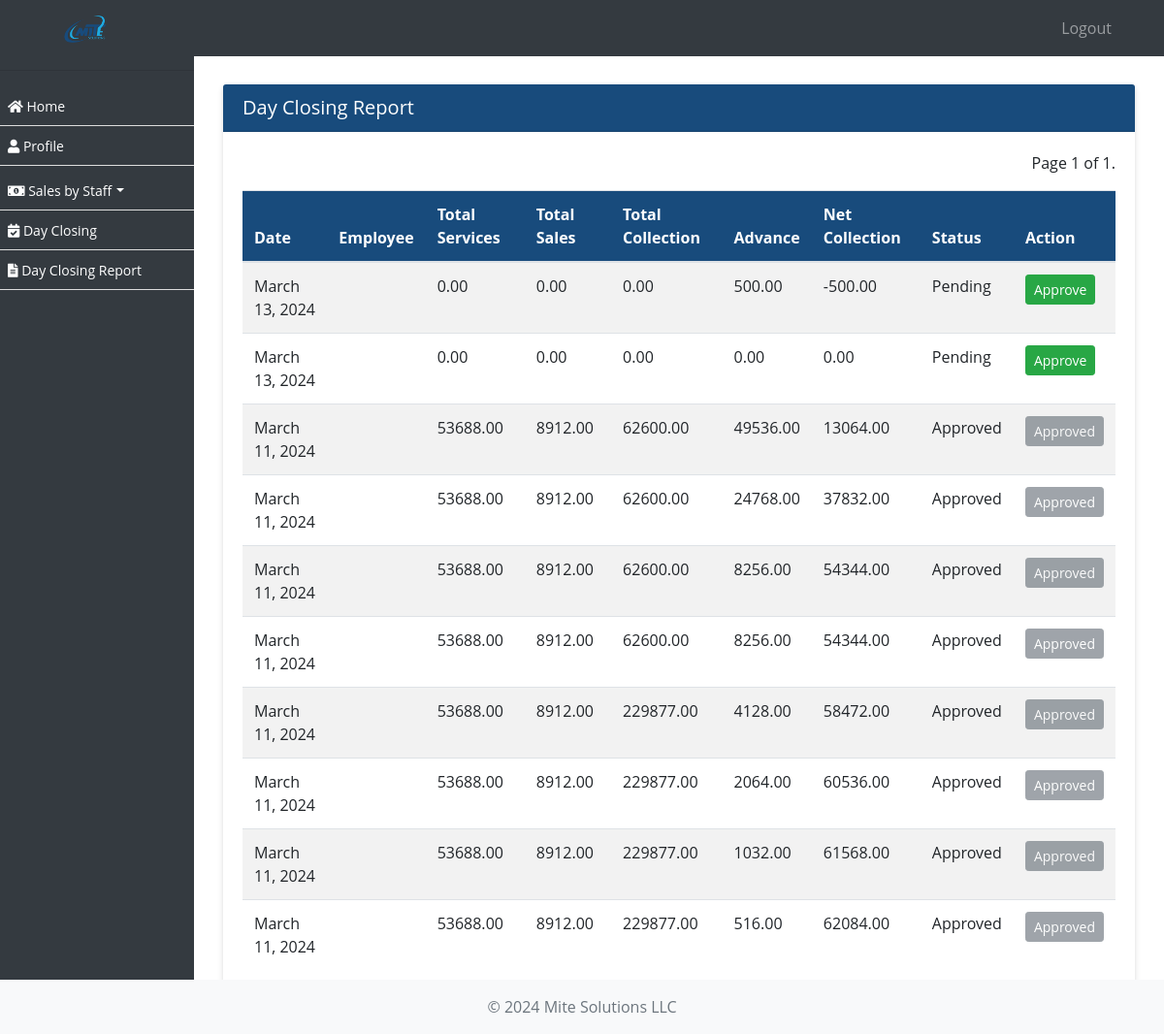
The page /sale/day-closing-report/ on the database its author committed.
### ezshopapp/models.py (models this page shows, shortened)
class DayClosing(models.Model):
    date = models.DateField()
    employee = models.ForeignKey(Employee, on_delete=models.CASCADE, blank=True, null=True)
    total_services = models.DecimalField(max_digits=8, decimal_places=2)
    total_sales = models.DecimalField(max_digits=8, decimal_places=2)
    total_collection = models.DecimalField(max_digits=8, decimal_places=2)
    advance = models.DecimalField(max_digits=8, decimal_places=2, blank=True, null=True)
    net_collection = models.DecimalField(max_digits=8, decimal_places=2)
    status = models.CharField(max_length=10, choices=STATUS_CHOICES, default='pending')
    created_on = models.DateTimeField(auto_now_add=True, null=True)

### ezshopapp/views.py (the view)
# urls.py: path('sale/day-closing-report/', day_closing_report, name='day_closing_report'),
def day_closing_report(request):
    logged_in_employee_id = request.session.get('employee_id')  # If using session
    day_closings_list = DayClosing.objects.filter(employee__id=logged_in_employee_id).order_by('-created_on')
    paginator = Paginator(day_closings_list, 10)
    page = request.GET.get('page')
    try:
        day_closings = paginator.page(page)
    except PageNotAnInteger:
        day_closings = paginator.page(1)
    except EmptyPage:
        day_closings = paginator.page(paginator.num_pages)
    return render(request, 'day_closing_report.html', {'day_closings': day_closings})

### ezshopapp/templates/day_closing_report.html (shortened to what this page needs)
{% extends 'emp_base.html' %}
{% block content %}
<div class="container-fluid">
    <div class="card mt-3">
        <div class="card-header">
            <h5 class="mb-0">Day Closing Report</h5>
        </div>
        <div class="card-body">
            <div class="pagination mb-3" style="float:right;">
                <span class="step-links">
                    <span class="current">
                        Page {{ day_closings.number }} of {{ day_closings.paginator.num_pages }}.
                    </span>
                </span>
            </div>
            <table class="table table-responsive-sm table-striped" style="width: 100%;">
                <thead>
                    <tr>
                        <th>Date</th>
                        <th>Employee</th>
                        <th>Total Services</th>
                        <th>Total Sales</th>
                        <th>Total Collection</th>
                        <th>Advance</th>
                        <th>Net Collection</th>
                        <th>Status</th>
                        <th>Action</th>
                    </tr>
                </thead>
                <tbody>
                    {% for day_closing in day_closings %}
                    <tr>
                        <td>{{ day_closing.date }}</td>
                        <td>{{ day_closing.employee.id }}</td>
                        <td>{{ day_closing.total_services }}</td>
                        <td>{{ day_closing.total_sales }}</td>
                        <td>{{ day_closing.total_collection }}</td>
                        <td>{{ day_closing.advance }}</td>
                        <td>{{ day_closing.net_collection }}</td>
                        <td class="text-capitalize">{{ day_closing.status }}</td>
                        <td>
                            <div class="d-flex justify-content-between align-items-center gap-3">
                                {% if day_closing.status == 'pending' %}
                                    <a href="{% url 'approve_day_closing' day_closing.id %}" class="btn btn-success btn-sm">Approve</a>
                                {% else %}
                                    <button class="btn btn-secondary btn-sm" disabled>Approved</button>
                                {% endif %}
                            </div>
                        </td>
                    </tr>
                    {% endfor %}
                </tbody>
            </table>
        </div>
    </div>
</div>
{% endblock %}

### ezshopapp/templates/emp_base.html (style rules this page uses)
body, p, h1, h2, h3, h4, h5, h6, a, li, label, input, div, span, small { font-family: "Open Sans", sans-serif !important; }
button:disabled { cursor: not-allowed; pointer-events: all !important; }
body { padding-top: 56px; background-color: #ffffff !important; }
table thead { border-radius: 5px !important; }
table thead th { vertical-align: bottom; border-bottom: 2px solid #dee2e6; background-color: #184b7c !important; color: #fff !important; }
tbody { border-bottom: 0px !important; }
table { border:1px !important; }
div>.table-responsive, table, table>thead { border-radius: 10px !important; }
.card { border:0px !important; margin-top:15px; margin-bottom:15px; box-shadow: 0px 2px 6px -1px #ccc; }
.card-header { background-color: #184b7c !important; color:#fff !important; }
.card-header>a, .card-header>h5 { color:#fff !important; }
a { text-decoration: none !important; }

### rows shown on the page
DayClosing: date "March 13, 2024", total_services "0.00", total_sales "0.00", total_collection "0.00", advance "500.00", net_collection "-500.00", status "Pending", shows "Approve"
DayClosing: date "March 13, 2024", total_services "0.00", total_sales "0.00", total_collection "0.00", advance "0.00", net_collection "0.00", status "Pending", shows "Approve"
DayClosing: date "March 11, 2024", total_services "53688.00", total_sales "8912.00", total_collection "62600.00", advance "49536.00", net_collection "13064.00", status "Approved"
DayClosing: date "March 11, 2024", total_services "53688.00", total_sales "8912.00", total_collection "62600.00", advance "24768.00", net_collection "37832.00", status "Approved"
DayClosing: date "March 11, 2024", total_services "53688.00", total_sales "8912.00", total_collection "62600.00", advance "8256.00", net_collection "54344.00", status "Approved"
DayClosing: date "March 11, 2024", total_services "53688.00", total_sales "8912.00", total_collection "62600.00", advance "8256.00", net_collection "54344.00", status "Approved"
DayClosing: date "March 11, 2024", total_services "53688.00", total_sales "8912.00", total_collection "229877.00", advance "4128.00", net_collection "58472.00", status "Approved"
DayClosing: date "March 11, 2024", total_services "53688.00", total_sales "8912.00", total_collection "229877.00", advance "2064.00", net_collection "60536.00", status "Approved"
DayClosing: date "March 11, 2024", total_services "53688.00", total_sales "8912.00", total_collection "229877.00", advance "1032.00", net_collection "61568.00", status "Approved"
DayClosing: date "March 11, 2024", total_services "53688.00", total_sales "8912.00", total_collection "229877.00", advance "516.00", net_collection "62084.00", status "Approved"

### other values the page prints
{{ day_closings.number }} "1"
{{ day_closings.paginator.num_pages }} "1"
